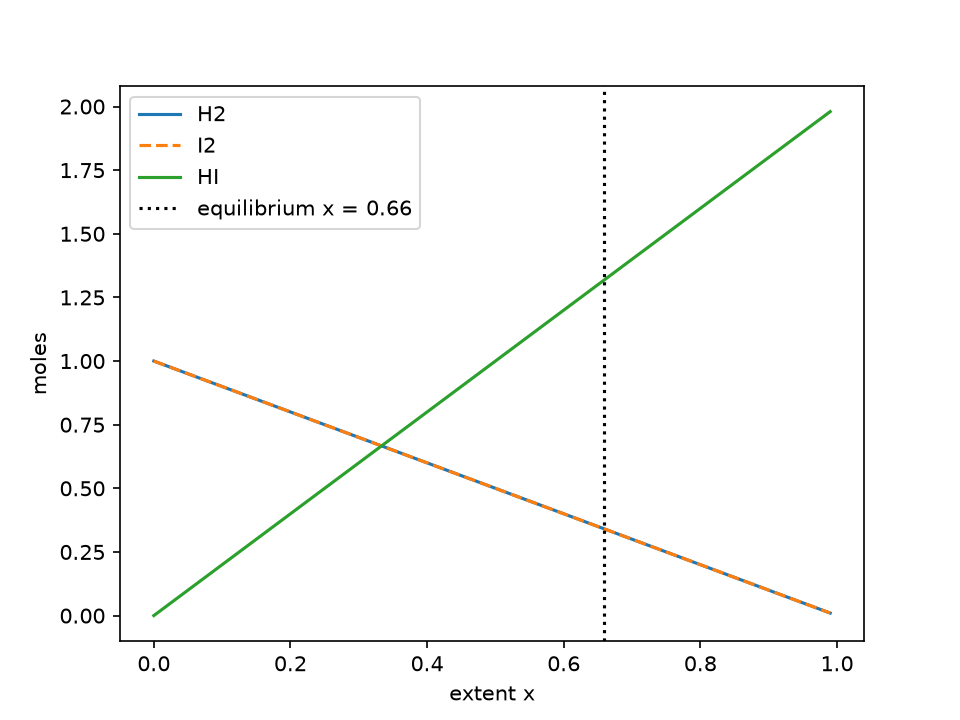

Source code (Python):
import numpy as np
import matplotlib.pyplot as plt
from scipy.optimize import newton, minimize

K = 15.0   # ВОЗЬМИ значение K из скелета с Moodle

def k_imbalance(x):
    return (2*x)**2 / ((1 - x)*(1 - x)) - K

x_newton = newton(k_imbalance, 0.5)
x_slsqp = minimize(lambda v: k_imbalance(v[0])**2, [0.5],
                   method="SLSQP", bounds=[(0, 0.999)]).x[0]
print(f"Newton: x = {x_newton:.4f}")
print(f"SLSQP:  x = {x_slsqp:.4f}")

x = x_newton
print(f"H2 = {1-x:.3f} mol, I2 = {1-x:.3f} mol, HI = {2*x:.3f} mol")

xs = np.linspace(0, 0.99, 200)
plt.plot(xs, 1 - xs, label="H2")
plt.plot(xs, 1 - xs, "--", label="I2")
plt.plot(xs, 2 * xs, label="HI")
plt.axvline(x, color="k", ls=":", label=f"equilibrium x = {x:.2f}")
plt.xlabel("extent x"); plt.ylabel("moles"); plt.legend()
plt.savefig("equilibrium.png", dpi=150)
